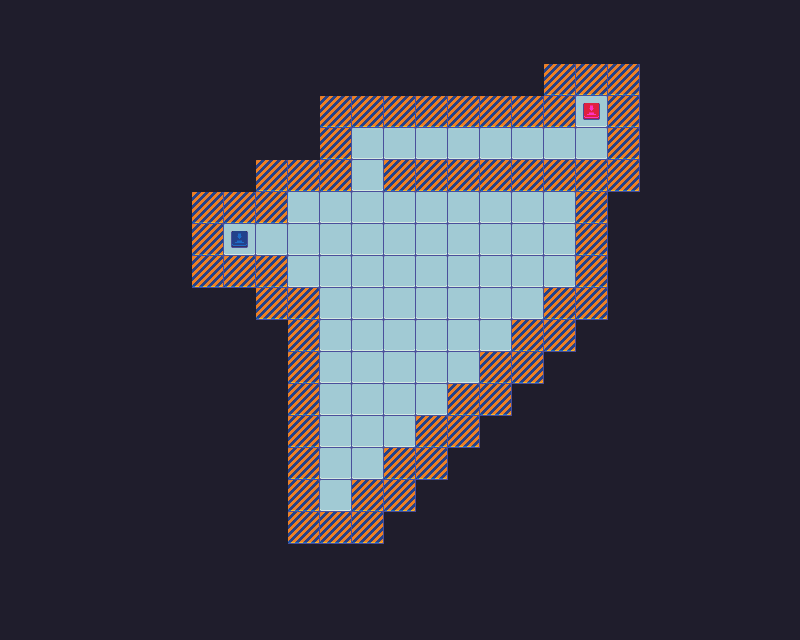

A level layout from a 2D game, rendered from its tile map. Below: a short description, then the map file with tile-grid data replaced by summaries:
An orthogonal 25x20 tile map with 32x32 px tiles, 2 tile layers (Tiles, Pickups) and 27 objects (19x solid, 5x item, start, end).

<map version="1.0" orientation="orthogonal" renderorder="right-down" width="25" height="20" tilewidth="32" tileheight="32" nextobjectid="177">
 <tileset firstgid="1" name="scifitiles-sheet" tilewidth="32" tileheight="32" tilecount="84">
  <image source="scifitiles-sheet.png" width="448" height="192" />
 </tileset>
 <layer name="Tiles" width="25" height="20">
  <data>[500 cells, 500 non-empty, 5 distinct tile ids]</data>
 </layer>
 <layer name="Pickups" width="25" height="20">
  <data>[500 cells, 0 non-empty, 0 distinct tile ids]</data>
 </layer>
 <objectgroup name="Pickups">
  <object id="70" name="item" x="544" y="192" width="32" height="32" />
  <object id="71" name="item" x="320" y="224" width="32" height="32" />
  <object id="113" name="item" x="352" y="128" width="32" height="32" />
  <object id="123" name="item" x="320" y="480" width="32" height="32" />
  <object id="156" name="item" x="416" y="288" width="32" height="32" />
 </objectgroup>
 <objectgroup name="Walls">
  <object id="157" name="solid" x="320" y="96" width="256" height="32" />
  <object id="158" name="solid" x="544" y="64" width="96" height="32" />
  <object id="159" name="solid" x="608" y="96" width="32" height="96" />
  <object id="160" name="solid" x="384" y="160" width="224" height="32" />
  <object id="161" name="solid" x="576" y="192" width="32" height="128" />
  <object id="162" name="solid" x="320" y="128" width="32" height="64" />
  <object id="163" name="solid" x="256" y="160" width="64" height="32" />
  <object id="164" name="solid" x="192" y="192" width="96" height="32" />
  <object id="165" name="solid" x="192" y="224" width="32" height="64" />
  <object id="166" name="solid" x="224" y="256" width="64" height="32" />
  <object id="167" name="solid" x="256" y="288" width="64" height="32" />
  <object id="168" name="solid" x="288" y="320" width="32" height="224" />
  <object id="169" name="solid" x="320" y="512" width="64" height="32" />
  <object id="170" name="solid" x="352" y="480" width="64" height="32" />
  <object id="171" name="solid" x="384" y="448" width="64" height="32" />
  <object id="172" name="solid" x="416" y="416" width="64" height="32" />
  <object id="173" name="solid" x="448" y="384" width="64" height="32" />
  <object id="174" name="solid" x="480" y="352" width="64" height="32" />
  <object id="175" name="solid" x="512" y="320" width="64" height="32" />
  <object id="176" x="544" y="288" width="64" height="32" />
 </objectgroup>
 <objectgroup name="StartPos">
  <object id="72" name="start" x="225" y="225" width="32" height="32" />
 </objectgroup>
 <objectgroup name="EndPos">
  <object id="73" name="end" x="576" y="96" width="32" height="32" />
 </objectgroup>
</map>
